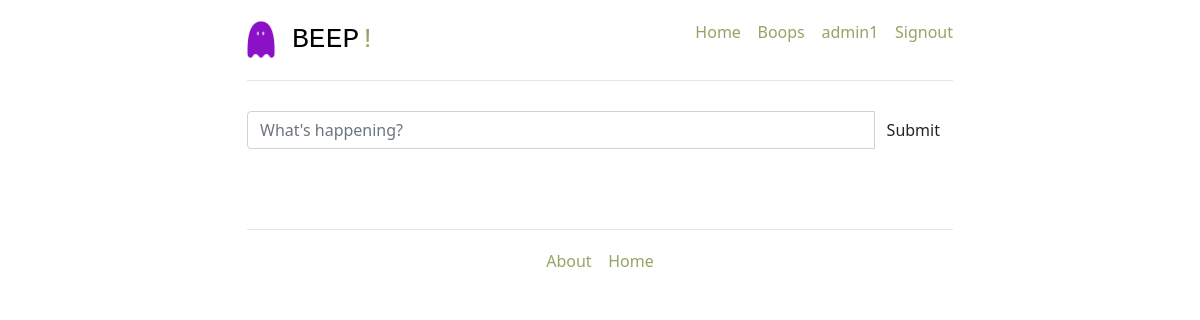
Page /tweets/ (signed in) on the earlier database version.
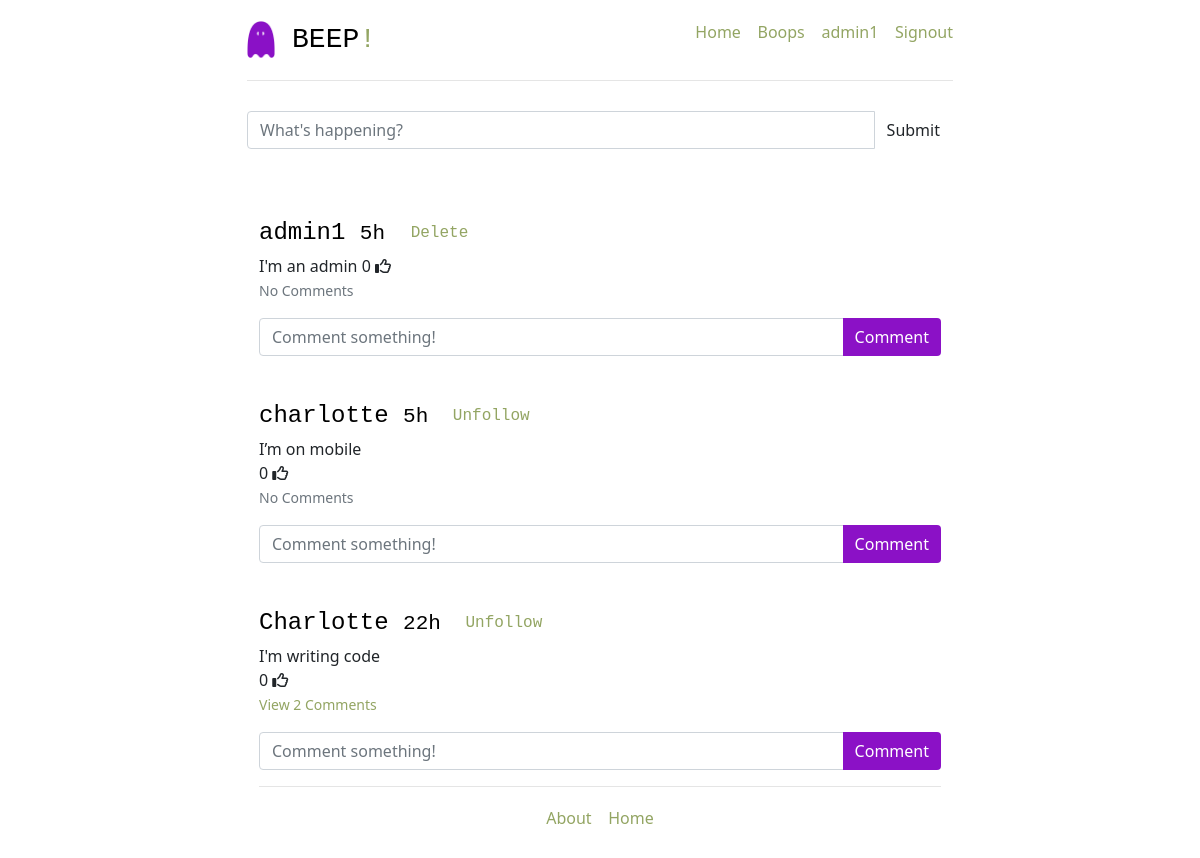
Same page on the later database version.
### project/models.py (models this page shows, shortened)
class User(db.Model):
    __tablename__ = 'users'
    id = db.Column(db.Integer, primary_key=True)
    name = db.Column(db.String, unique=True, nullable=False)
    email = db.Column(db.String, unique=True, nullable=False)
    password = db.Column(db.String, nullable=False)
    jury = db.Column(db.String, nullable=False, default=False)
    tweets = db.relationship('Tweet', back_populates='poster')
    role = db.Column(db.String, default='user')
    comments = db.relationship('Comment', back_populates='poster', passive_deletes=True)
    likes = db.relationship('Like', back_populates='liker', passive_deletes=True)

class Tweet(db.Model):
    __tablename__ = 'tweets'
    tweet_id = db.Column(db.Integer, primary_key=True)
    user_id = db.Column(db.Integer, db.ForeignKey('users.id', ondelete="CASCADE"), nullable=False)
    tweet = db.Column(db.String, nullable=False)
    posted = db.Column(db.DateTime, nullable=False)
    poster = db.relationship("User", back_populates="tweets", passive_deletes=True)
    comments = db.relationship('Comment', back_populates='tweet', passive_deletes=True)
    likes = db.relationship('Like', back_populates='tweet', passive_deletes=True)
    @classmethod
    def delta_time(cls, tweet_posted):
        now = datetime.datetime.now()
        td = now - tweet_posted
        days = td.days
        hours = td.seconds//3600
        minutes = (td.seconds//60)%60
        if days > 0:
            return tweet_posted.strftime("%d %B, %Y")
        elif hours > 0:
            return str(hours) + 'h'
        elif minutes > 0:
            return str(minutes) + 'm'
        else:
            return 'few seconds ago'

### project/tweets/views.py (the view)
@tweets_blueprint.route('/tweets/')
@login_required
def tweet():
    return render_template(
        'tweets.html',
        form=PostTweetForm(),
        all_tweets=filtered_tweets(session['user_id']),
        current_user_id = session['user_id']
    )

### project/tweets/forms.py
class PostTweetForm(FlaskForm):
    tweet = StringField(
        'Tweet',
        validators=[DataRequired(), Length(min=6, max=140)]
    )

### project/tweets/views.py (called while the page is built)
def login_required(test):
    @wraps(test)
    def wrap(*args, **kwargs):
        if 'logged_in' in session:
            return test(*args, **kwargs)
        else:
            flash('You need to login first')
            return (redirect(url_for('users.login')))
    return wrap

def filtered_tweets(user_id):
    who_id = user_id
    whom_ids = db.session.query(Follower.whom_id).filter_by(who_id=who_id)
    user_tweets = db.session.query(Tweet).filter_by(user_id=who_id)
    if whom_ids.all():
        follower_tweets = db.session.query(Tweet).filter(Tweet.user_id.in_(whom_ids))
        result = user_tweets.union(follower_tweets)
        return result.order_by(Tweet.posted.desc())
    else:
        return user_tweets.order_by(Tweet.posted.desc())

### project/templates/tweets.html (shortened to what this page needs)
{% extends '_base.html' %}
{% block content %}
<form action="{{ url_for('tweets.post_tweet') }}" method="post">
    <div class="input-group">
        {{ form.tweet(placeholder="What's happening?", class="form-control") }}
        <span class="input-group-btn">
            <input class="btn btn-default" type="submit" value="Submit">
        </span>
    </div>
</form>
<div class="row marketing">
    <div class="col-lg-12">
        {% for tweet in all_tweets %}
        <div class="media">
            <div class="media-left">
            </div>
            <div class="media-body">
                <div>
                    {% if tweet.poster.name == session.name %}
                    <div class="media-heading">
                        <h4>{{ tweet.poster.name }}
                            <small>{{ tweet.delta_time(tweet.posted) }} <a class="btn btn-default btn-xs"
                                    href="{{ url_for('tweets.delete_tweet', tweet_id=tweet.tweet_id )}}">Delete</a></small>
                        </h4>
                    </div>
                </div>
                {{ tweet.tweet }}
                {% else %}
                <div class="media-heading">
                    <h4 class="media-heading">{{ tweet.poster.name }}
                        <small>{{ tweet.delta_time(tweet.posted) }} <a class="btn btn-info btn-xs"
                                href="{{ url_for('tweets.unfollow_user', user_id=tweet.poster.id )}}" id="unfollow">Unfollow</a></small>
                    </h4>
                </div>
                {{ tweet.tweet }}
                <br>
                {% endif %}
                <span id="likes-count-{{tweet.tweet_id}}">
                    {{ tweet.likes|length }}</span>
                    {% if current_user_id in tweet.likes|map(attribute="user_id")|list %}
                    <i class="fas fa-thumbs-up" id="like-button-{{tweet.tweet_id}}"
                        onclick="like({{tweet.tweet_id}})"></i>
                    {% else %}
                    <i class="far fa-thumbs-up" id="like-button-{{tweet.tweet_id}}"
                        onclick="like({{tweet.tweet_id}})"></i>
                    {% endif %}
                <br>
                <p>
                    {% if tweet.comments|length > 0 %}
                    <a data-bs-toggle="collapse" href="#comments-{{tweet.tweet_id}}" role="button">
                        <small>View {{tweet.comments|length}} Comments</small>
                    </a>
                    {% else %}
                    <small class="text-muted">No Comments</small>
                    {% endif %}
                </p>
                <form action="/create-comment/{{tweet.tweet_id}}" method="POST" class="input-group mb-3">
                    <input type="text" id="text" name="text" class="form-control" placeholder="Comment something!">
                    <button type="submit" class="btn btn-primary" style="background-color: #8b11c6; border: 0px;">Comment</button>
                </form>
            </div>
        </div>
        {% endfor %}
    </div>
</div>
{% endblock content %}

### project/templates/_base.html (shortened to what this page needs)
<!DOCTYPE html>
<html lang="en">
<head>
  <link href="{{ url_for('static', filename='css/bootstrap.min.css' )}}" rel="stylesheet">
  <link href="{{ url_for('static', filename='css/main.css' )}}" rel="stylesheet">
  <link href="{{ url_for('static', filename='css/ie10-viewport-bug-workaround.css' )}}" rel="stylesheet">
  <link href="{{ url_for('static', filename='css/jumbotron-narrow.css' )}}" rel="stylesheet">
</head>
<body>
  <div class="container">
    <div class="header clearfix">
      <nav>
        <ul class="nav nav-pills pull-right" style = "float: right;">
          {% if session.logged_in %}
          <li><a href="/">Home</a></li>&nbsp;&nbsp;&nbsp;&nbsp;
          <li><a href="/tweets/">Boops</a></li>&nbsp;&nbsp;&nbsp;&nbsp;
          <li><a href="{{ url_for('users.all_users') }}"">{{ session.name }}</a></li>&nbsp;&nbsp;&nbsp;&nbsp;
          {% endif %}
          {% if not session.logged_in %}
          {% block signin_form %}{% endblock signin_form %}
          {% else %}
          <li role=" presentation"><a href="{{ url_for('users.logout') }}">Signout</a></li>
          {% endif %}
        </ul>
      </nav>
      <h3><img src="../static/img/Beep_Logo.png" alt="Beep Logo" style="width: 4%; height: auto;"> BEEP<span class = "exclamation">!</span></h3>
    </div>
    {% block content %}
    {% endblock content %}
    <footer class="footer">
      <p><a href="/about">About</a>&nbsp;&nbsp;&nbsp;&nbsp;<a href="/">Home</a></p>
    </footer>
  </div>
</body>
</html>

### project/static/css/jumbotron-narrow.css (style rules this page uses)
body { padding-top: 20px; padding-bottom: 20px; }
.header, .marketing, .footer { padding-right: 15px; padding-left: 15px; }
.header { padding-bottom: 20px; border-bottom: 1px solid #e5e5e5; }
.header h3 { margin-top: 0; margin-bottom: 0; line-height: 40px; color: black; font-family: 'Courier New'; }
img { width: 50%; height: auto; }
.footer { padding-top: 19px; color: #777; border-top: 1px solid #e5e5e5; text-align: center; }
@media (min-width: 768px) { .container { max-width: 730px; } }
.marketing { margin: 40px 0; }
@media screen and (min-width: 768px) { .header, .marketing, .footer { padding-right: 0; padding-left: 0; } }
@media screen and (min-width: 768px) { .header { margin-bottom: 30px; } }
a:link { color: #93a563; background-color: transparent; text-decoration: none; }
.exclamation { color: #93a563; font-family: 'Courier New', Courier, monospace; }
h4 { margin-top: 0; margin-bottom: 0; line-height: 40px; color: black; font-family: 'Courier New'; font-size: 20; }
#unfollow { border:0px; }

Differences in the rows shown:
now on this page (row unchanged): User: name "admin1"
added Tweet: poster.name "admin1", delta_time "5h", tweet "I'm an admin", likes|length "0", shows "No Comments"
now on this page (row unchanged): Tweet: poster.name "charlotte", delta_time "5h", tweet "I’m on mobile", likes|length "0", shows "No Comments"
now on this page (row unchanged): Tweet: poster.name "Charlotte", delta_time "22h", tweet "I'm writing code", likes|length "0", comments|length "2"
Other differences:
{{ session.name }}: "admin1" → (not shown)
